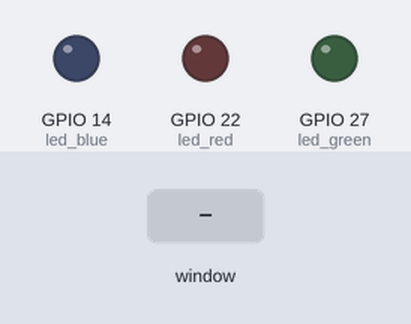
A program run on a simulated Raspberry Pi (BCM pin numbers). On the bench: output pins drawn as LEDs (lit = HIGH). The test bench sets the inputs (shaded band). The desktop window is not drawn, its controls go by their first labels and the mouse button is held 0.15 s. At 8.8 s the program stops and its outputs stay as they are.

Above: at 1.2 s.
1.3 s: control labelled "Turn Blue LED On" in the window clicked
At 2.4 s:
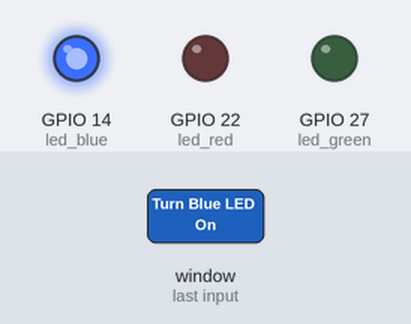
2.8 s: control labelled "Turn Green LED On" in the window clicked
At 3.6 s:
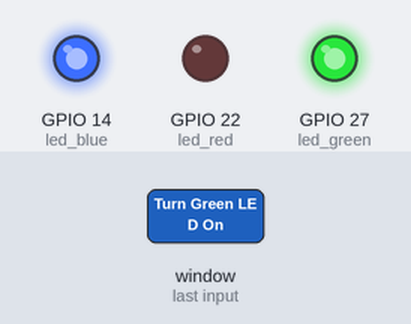
4.3 s: control labelled "Turn Red LED On" in the window clicked
At 4.7 s:
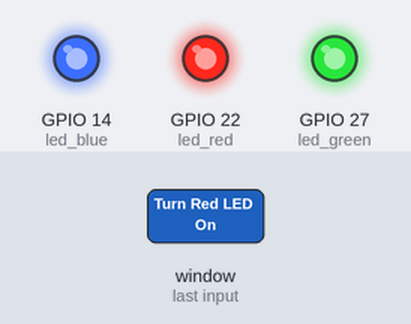
5.8 s: control labelled "Turn Blue LED On" in the window clicked
At 7.0 s:
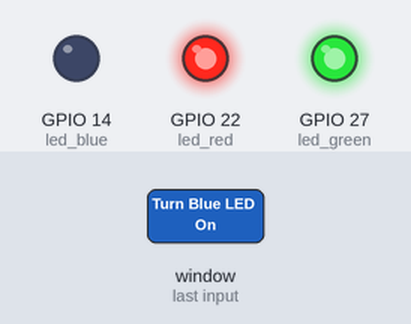
7.3 s: control labelled "Turn Green LED On" in the window clicked
At 8.2 s:
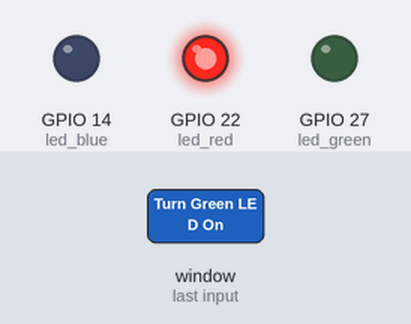
8.8 s: control labelled "Exit" in the window clicked
At 9.3 s:
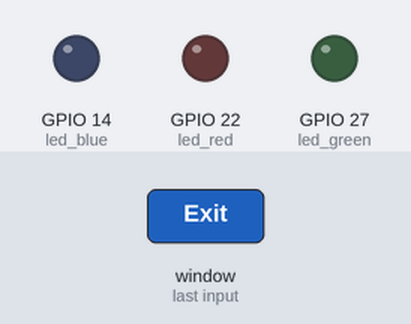
Timing chart, 0 to 10.3 s (numbered marks = the images above; inputs shaded):
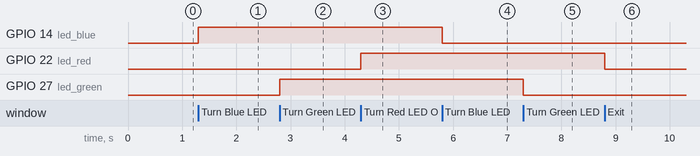

Measured:
- after the input at 1.3 s, GPIO 14 (led_blue): LOW → HIGH at once
- after the input at 2.8 s, GPIO 27 (led_green): LOW → HIGH at once
- after the input at 4.3 s, GPIO 22 (led_red): LOW → HIGH at once
- after the input at 5.8 s, GPIO 14 (led_blue): HIGH → LOW at once
- after the input at 7.3 s, GPIO 27 (led_green): HIGH → LOW at once
- after the input at 8.8 s, GPIO 22 (led_red): HIGH → LOW at once

The program:

guiblink.py
```python
from tkinter import *
import tkinter.font
from gpiozero import LED
import RPi.GPIO

RPi.GPIO.setmode(RPi.GPIO.BCM)

# Hardware
led_blue = LED(14)
led_green = LED(27)
led_red = LED(22)

# GUI Definitions
win = Tk()
win.title("LED Control Panel")
my_font = tkinter.font.Font(family = "Helvetica", size = 12, weight = "bold")

# Event Functions
def led_blue_toggle():
    if led_blue.is_lit:
        led_blue.off()
        led_blue_button["text"] = "Turn Blue LED On"
    else:
        led_blue.on()
        led_blue_button["text"] = "Turn Blue LED Off"

def led_green_toggle():
    if led_green.is_lit:
        led_green.off()
        led_green_button["text"] = "Turn Green LED On"
    else:
        led_green.on()
        led_green_button["text"] = "Turn Green LED Off"

def led_red_toggle():
    if led_red.is_lit:
        led_red.off()
        led_red_button["text"] = "Turn Red LED On"
    else:
        led_red.on()
        led_red_button["text"] = "Turn Red LED Off"

def close():
    RPi.GPIO.cleanup()
    win.destroy()

# Widgets
led_blue_button = Button(win, text = 'Turn Blue LED On', font = my_font, command = led_blue_toggle, bg = 'bisque2', height = 1, width = 24)
led_blue_button.grid(row = 0, column = 1)

led_green_button = Button(win, text = 'Turn Green LED On', font = my_font, command = led_green_toggle, bg = 'bisque2', height = 1, width = 24)
led_green_button.grid(row = 1, column = 1)

led_red_button = Button(win, text = 'Turn Red LED On', font = my_font, command = led_red_toggle, bg = 'bisque2', height = 1, width = 24)
led_red_button.grid(row = 2, column = 1)

exit_button = Button(win, text = 'Exit', font = my_font, command = close, bg = 'red', height = 1, width = 6)
exit_button.grid(row = 3, column = 1)

# Will exit clean
win.protocol("WM_DELETE_WINDOW", close)

# Loop
win.mainloop()
```
